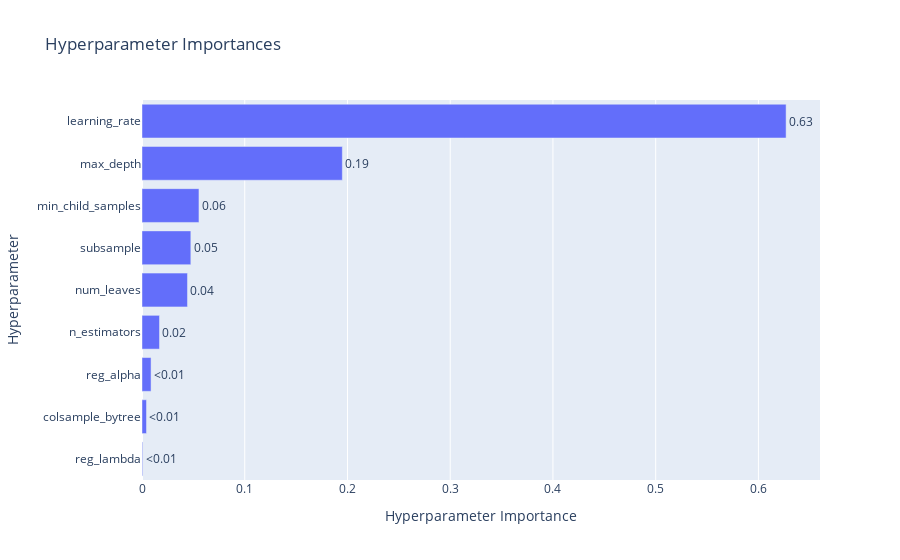

The cell this chart's notebook holds for it:
### Markdown cell above
## 8. Optimisation des hyperparamètres avec Optuna

Nous utilisons Optuna pour optimiser les hyperparamètres du modèle LightGBM.

### Code cell
import warnings
warnings.filterwarnings("ignore")
warnings.filterwarnings(
    "ignore",
    message="X does not have valid feature names, but LGBMRegressor was fitted with feature names"
)

import optuna
optuna.logging.set_verbosity(optuna.logging.WARNING)
# Fonction objective pour Optuna
def objective(trial):
    params = {
        'n_estimators': trial.suggest_int('n_estimators', 50, 500),
        'learning_rate': trial.suggest_float('learning_rate', 0.01, 0.3, log=True),
        'max_depth': trial.suggest_int('max_depth', 3, 12),
        'num_leaves': trial.suggest_int('num_leaves', 10, 100),
        'min_child_samples': trial.suggest_int('min_child_samples', 5, 100),
        'subsample': trial.suggest_float('subsample', 0.5, 1.0),
        'colsample_bytree': trial.suggest_float('colsample_bytree', 0.5, 1.0),
        'reg_alpha': trial.suggest_float('reg_alpha', 1e-8, 10.0, log=True),
        'reg_lambda': trial.suggest_float('reg_lambda', 1e-8, 10.0, log=True),
        'random_state': 42,
        'verbose': -1
    }
    model = LGBMRegressor(**params)
    
    # Échantillonnage stratifié basé sur les déciles de prix pour l'optimisation
    price_deciles = pd.qcut(y_train, 10, labels=False)
    X_sample, _, y_sample, _ = train_test_split(
        X_train_df, y_train,  # <-- Utilise X_train_df ici !
        test_size=0.7, 
        stratify=price_deciles,
        random_state=42
    )
    
    cv = KFold(n_splits=5, shuffle=True, random_state=42)
    scores = cross_val_score(
        model, X_sample, y_sample, 
        scoring='neg_root_mean_squared_error',
        cv=cv, n_jobs=-1
    )
    return -np.mean(scores)

# Création de l'étude Optuna
study = optuna.create_study(direction='minimize')
study.optimize(objective, n_trials=30, show_progress_bar=True)

# Affichage des meilleurs hyperparamètres
print("Meilleurs hyperparamètres :")
for key, value in study.best_params.items():
    print(f"{key}: {value}")
print(f"Meilleur score RMSE : {-study.best_value:.4f}")

# Visualisation de l'importance des hyperparamètres
fig = vis.plot_param_importances(study)
fig.show()

### Figure 1 — Plotly figure (JSON) as saved in the notebook; plotly's stock layout.template omitted (floating-point values rounded to 4 significant figures)
{"data": [{"cliponaxis": false, "hovertemplate": ["reg_lambda (FloatDistribution): 0.0006438179190379418<extra></extra>", "colsample_bytree (FloatDistribution): 0.004366131397025092<extra></extra>", "reg_alpha (FloatDistribution): 0.008810998267702584<extra></extra>", "n_estimators (IntDistribution): 0.017027481250519397<extra></extra>", "num_leaves (IntDistribution): 0.044258121772052544<extra></extra>", "subsample (FloatDistribution): 0.04752517018310954<extra></extra>", "min_child_samples (IntDistribution): 0.055438543228600735<extra></extra>", "max_depth (IntDistribution): 0.19499153454218962<extra></extra>", "learning_rate (FloatDistribution): 0.6269382014397624<extra></extra>"], "name": "Objective Value", "orientation": "h", "text": ["<0.01", "<0.01", "<0.01", "0.02", "0.04", "0.05", "0.06", "0.19", "0.63"], "textposition": "outside", "type": "bar", "x": [0.0006438, 0.004366, 0.008811, 0.01703, 0.04426, 0.04753, 0.05544, 0.195, 0.6269], "y": ["reg_lambda", "colsample_bytree", "reg_alpha", "n_estimators", "num_leaves", "subsample", "min_child_samples", "max_depth", "learning_rate"]}], "layout": {"title": {"text": "Hyperparameter Importances"}, "xaxis": {"title": {"text": "Hyperparameter Importance"}}, "yaxis": {"title": {"text": "Hyperparameter"}}}}
